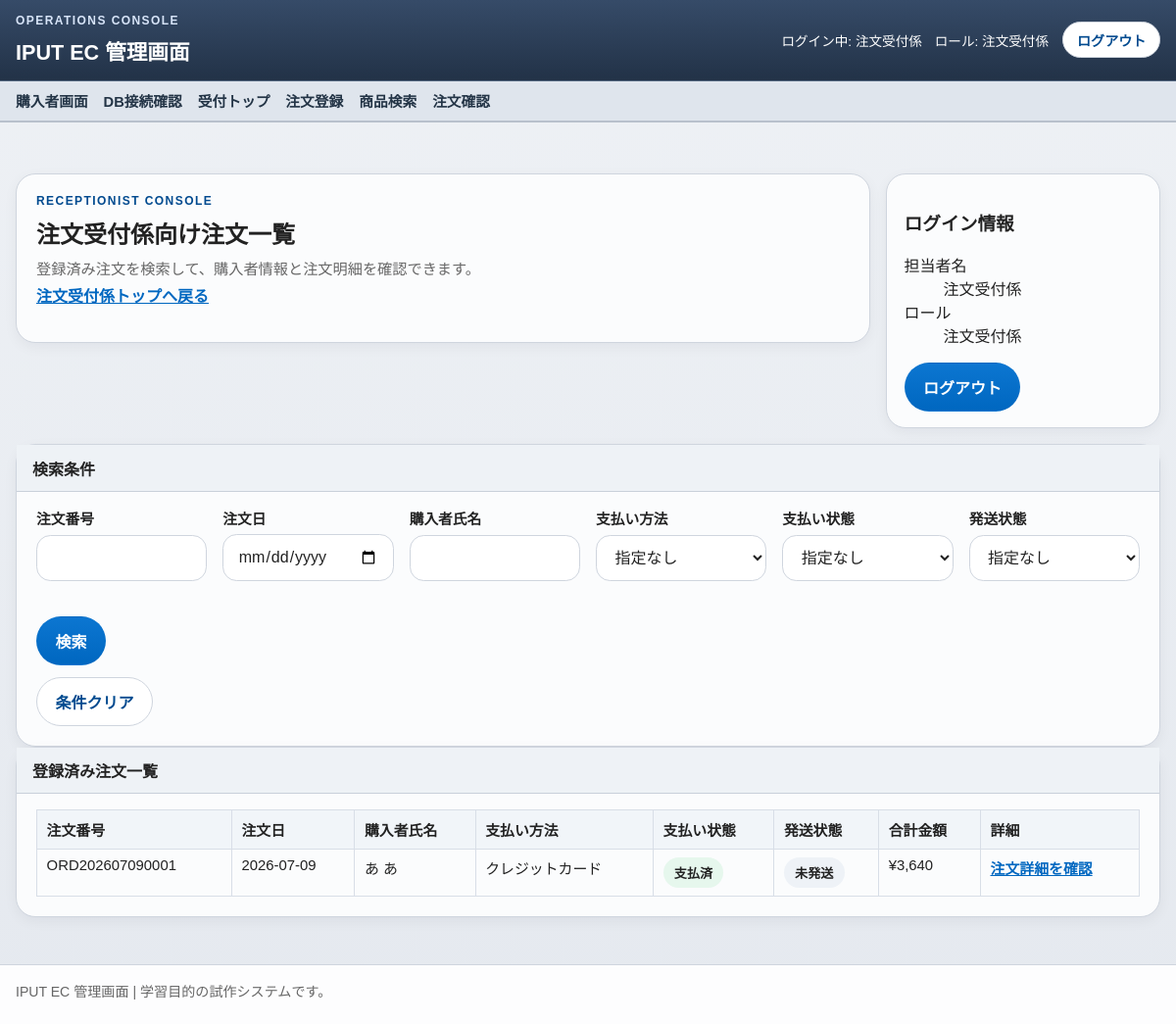
The page /staff/receptionist/orders (signed in) on the database as committed earlier.
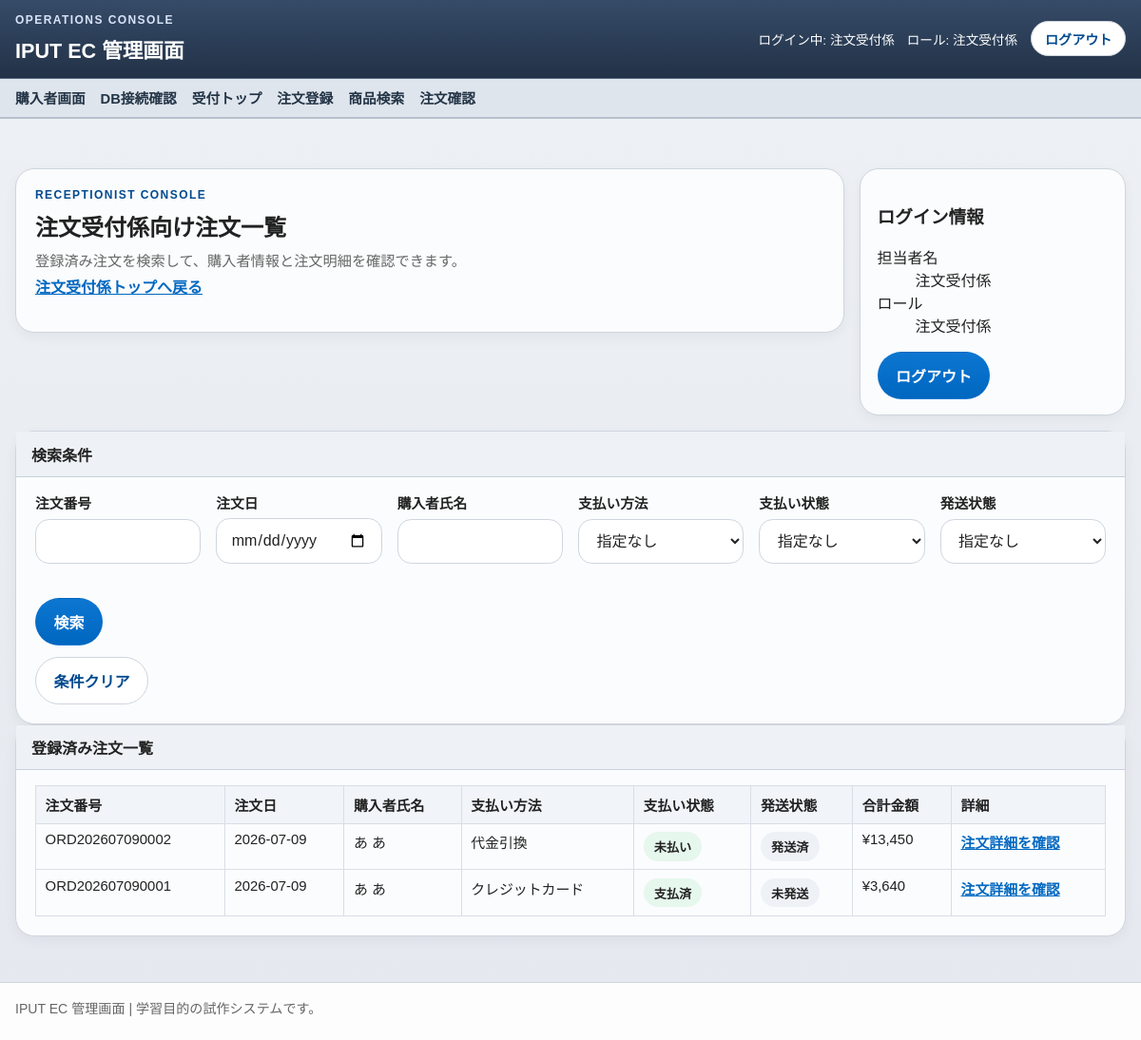
The same page on the database as committed later.
### tables this page shows
CREATE TABLE orders (
    id INTEGER PRIMARY KEY AUTOINCREMENT,
    order_no TEXT NOT NULL UNIQUE,
    order_date TEXT NOT NULL,
    customer_name TEXT NOT NULL,
    customer_address TEXT NOT NULL,
    customer_contact TEXT NOT NULL,
    order_type TEXT NOT NULL CHECK (order_type IN ('phone_fax', 'online')),
    payment_method TEXT NOT NULL CHECK (payment_method IN ('bank', 'convenience', 'cod', 'credit')),
    payment_status TEXT NOT NULL CHECK (payment_status IN ('unpaid', 'paid')),
    shipping_status TEXT NOT NULL CHECK (shipping_status IN ('unshipped', 'shipped')),
    subtotal INTEGER NOT NULL DEFAULT 0,
    fee INTEGER NOT NULL DEFAULT 0,
    shipping_fee INTEGER NOT NULL DEFAULT 0,
    total_amount INTEGER NOT NULL DEFAULT 0,
    created_at TEXT NOT NULL DEFAULT CURRENT_TIMESTAMP,
    updated_at TEXT NOT NULL DEFAULT CURRENT_TIMESTAMP
);

### app/Views/staff/reception_orders.php (the view, shortened to what the changed rows need)
<section class="staff-hero">
    <div class="panel">
        <h2>注文受付係向け注文一覧</h2>
    </div>
</section>
<section class="panel">
    <?php if ($orders === []): ?>
        <p class="empty-state">該当する注文がありません。</p>
    <?php else: ?>
        <div class="table-wrap">
            <table class="data-table admin-data-table">
                <thead>
                    <tr>
                        <th>注文番号</th>
                        <th>注文日</th>
                        <th>購入者氏名</th>
                        <th>支払い方法</th>
                        <th>支払い状態</th>
                        <th>発送状態</th>
                        <th>合計金額</th>
                        <th>詳細</th>
                    </tr>
                </thead>
                <tbody>
                    <?php foreach ($orders as $order): ?>
                        <tr>
                            <td><?= e((string) $order['order_no']) ?></td>
                            <td><?= e(substr((string) $order['order_date'], 0, 10)) ?></td>
                            <td><?= e((string) $order['customer_name']) ?></td>
                            <td><?= e((string) $order['payment_method_label']) ?></td>
                            <td><span class="admin-status-chip"><?= e((string) $order['payment_status_label']) ?></span></td>
                            <td><span class="admin-status-chip muted"><?= e((string) $order['shipping_status_label']) ?></span></td>
                            <td>¥<?= number_format((int) $order['total_amount']) ?></td>
                            <td><a class="text-link" href="<?= e(app_path('/staff/receptionist/orders/' . (string) $order['order_no'])) ?>">注文詳細を確認</a></td>
                        </tr>
                    <?php endforeach; ?>
                </tbody>
            </table>
        </div>
    <?php endif; ?>
</section>

### app/Views/layouts/header.php (shortened to what the changed rows need)
<?php
$adminApplicationName = (string) config('app.admin_name', 'IPUT EC 管理画面');
$authUser = $_SESSION['auth'] ?? null;
$currentPath = current_path();
$isAdminArea = $currentPath === '/login'
    || str_starts_with($currentPath, '/staff')
    || str_starts_with($currentPath, '/system');
$isCustomerArea = !$isAdminArea;
$bodyClass = $isAdminArea ? 'admin-shell admin-page' : 'customer-shell public-page';
$serviceName = (string) config('app.customer_ui.service_name', 'IPUT EC');
$shippingCopy = (string) config('app.customer_ui.shipping_copy', '');
$searchQuery = trim((string) ($_GET['name'] ?? ''));
$selectedCategory = trim((string) ($_GET['category'] ?? ''));
$headerCategoryOptions = isset($categoryOptions) && is_array($categoryOptions) ? array_slice($categoryOptions, 0, 16) : [];
$favoriteCount = 0;
$customerUtilityLinks = [
    ['label' => sprintf('お気に入り商品%s', $favoriteCount > 0 ? ' (' . $favoriteCount . ')' : ''), 'url' => '/favorites', 'icon' => 'heart'],
    ['label' => 'サイトマップ', 'url' => '/sitemap', 'icon' => 'map'],
    ['label' => '店舗のご案内', 'url' => '/stores', 'icon' => 'store'],
];
$cartCount = 0;
$subtotal = 0;
$currentRole = (string) (($authUser['role'] ?? ''));
$adminMenu = [
    'receptionist' => [
        ['label' => '受付トップ', 'url' => '/staff/receptionist'],
        ['label' => '注文登録', 'url' => '/staff/receptionist/orders/new'],
        ['label' => '商品検索', 'url' => '/staff/receptionist/products'],
        ['label' => '注文確認', 'url' => '/staff/receptionist/orders'],
    ],
    'accountant' => [
        ['label' => '会計トップ', 'url' => '/staff/accountant'],
        ['label' => '注文検索', 'url' => '/staff/accountant/orders'],
    ],
    'shipper' => [
        ['label' => '発送トップ', 'url' => '/staff/shipper'],
        ['label' => '未発送一覧', 'url' => '/staff/shipper/orders'],
    ],
    'product_manager' => [
        ['label' => '商品管理トップ', 'url' => '/staff/product-manager'],
        ['label' => '商品一覧', 'url' => '/staff/product-manager/products'],
        ['label' => '新規追加', 'url' => '/staff/product-manager/products/new'],
    ],
];
?>
<!DOCTYPE html>
<html lang="ja">
<head>
    <link rel="stylesheet" href="<?= e(app_path('/assets/css/style.css')) ?>">
</head>
<body class="<?= e($bodyClass) ?>" data-app-base-path="<?= e(app_base_path()) ?>">
<?php if ($isCustomerArea): ?>
    <header class="site-header customer-header">
        <div class="customer-utility-bar">
            <div class="container customer-utility-inner">
                <nav class="customer-utility-links" aria-label="補助メニュー">
                    <?php foreach ($customerUtilityLinks as $link): ?>
                        <?php $isFavoriteUtilityLink = (string) $link['url'] === '/favorites'; ?>
                        <a href="<?= e(app_path((string) $link['url'])) ?>" <?= $isFavoriteUtilityLink ? 'data-favorite-link' : '' ?>>
                            <i data-lucide="<?= e((string) $link['icon']) ?>" aria-hidden="true"></i>
                            <span <?= $isFavoriteUtilityLink ? 'data-favorite-label' : '' ?>><?= e((string) $link['label']) ?></span>
                        </a>
                    <?php endforeach; ?>
                </nav>
                <div class="customer-utility-status">
                    <span><?= e($shippingCopy) ?></span>
                </div>
            </div>
        </div>
        <div class="customer-search-row">
            <div class="container customer-search-inner">
                <a class="customer-brand-link" href="<?= e(app_path('/')) ?>">
                    <strong><?= e($serviceName) ?></strong>
                </a>
                <form class="customer-search-form" method="get" action="<?= e(app_path('/products')) ?>" role="search">
                    <label class="sr-only" for="header-category">カテゴリ</label>
                    <select id="header-category" name="category" class="customer-search-category">
                        <option value="">カテゴリ</option>
                        <?php foreach ($headerCategoryOptions as $category): ?>
                            <option value="<?= e((string) $category['value']) ?>" <?= $selectedCategory === (string) $category['value'] ? 'selected' : '' ?>>
                                <?= e((string) $category['value']) ?>
                            </option>
                        <?php endforeach; ?>
                    </select>
                    <label class="sr-only" for="global-search">商品検索</label>
                    <input id="global-search" type="text" name="name" value="<?= e($searchQuery) ?>" placeholder="ここにキーワードを入力">
                    <button class="button-link button-submit" type="submit">
                        <i data-lucide="search" aria-hidden="true"></i>
                        検索
                    </button>
                </form>
                <a class="customer-cart-link <?= $cartCount < 1 ? 'is-empty' : '' ?>" href="<?= e(app_path('/cart')) ?>">
                    <i data-lucide="shopping-cart" aria-hidden="true"></i>
                    <strong><?= e((string) $cartCount) ?></strong>
                    <?= $cartCount > 0 ? '<span>¥' . number_format((int) $subtotal) . '</span>' : '' ?>
                </a>
            </div>
        </div>
        <div class="customer-nav-wrap">
            <div class="container customer-nav-inner">
                <nav class="site-nav customer-nav" aria-label="主要メニュー">
                    <a href="<?= e(app_path('/')) ?>"><i data-lucide="home" aria-hidden="true"></i>トップ</a>
                    <a href="<?= e(app_path('/products')) ?>"><i data-lucide="grid-3x3" aria-hidden="true"></i>商品一覧</a>
                    <a href="<?= e(app_path('/cart')) ?>"><i data-lucide="shopping-cart" aria-hidden="true"></i>カート</a>
                    <a href="<?= e(app_path('/checkout')) ?>"><i data-lucide="clipboard-check" aria-hidden="true"></i>ご注文手続き</a>
                </nav>
                <p class="customer-speed-copy">日本全国スピードお届け実施中</p>
            </div>
        </div>
    </header>
<?php else: ?>
    <header class="site-header admin-header">
        <div class="admin-header-top">
            <div class="container admin-header-top-inner">
                <div class="admin-brand-block">
                    <h1><?= e($adminApplicationName) ?></h1>
                </div>
            </div>
        </div>
        <div class="admin-header-nav-wrap">
            <div class="container">
                <nav class="site-nav admin-nav" aria-label="業務メニュー">
                    <a href="<?= e(app_path('/')) ?>">購入者画面</a>
                    <a href="<?= e(app_path('/system/db-check')) ?>">DB接続確認</a>
                    <?php foreach (($adminMenu[$currentRole] ?? []) as $menuItem): ?>
                        <a href="<?= e(app_path((string) $menuItem['url'])) ?>"><?= e((string) $menuItem['label']) ?></a>
                    <?php endforeach; ?>
                </nav>
            </div>
        </div>
    </header>
<?php endif; ?>
<main class="container page-content">

Rows that differ between the two databases and show on the page:
added orders: order_no "ORD202607090002", order_date "2026-07-09", customer_name "あ あ", payment_method_label "代金引換", payment_status_label "未払い", shipping_status_label "発送済", total_amount "13,450"
